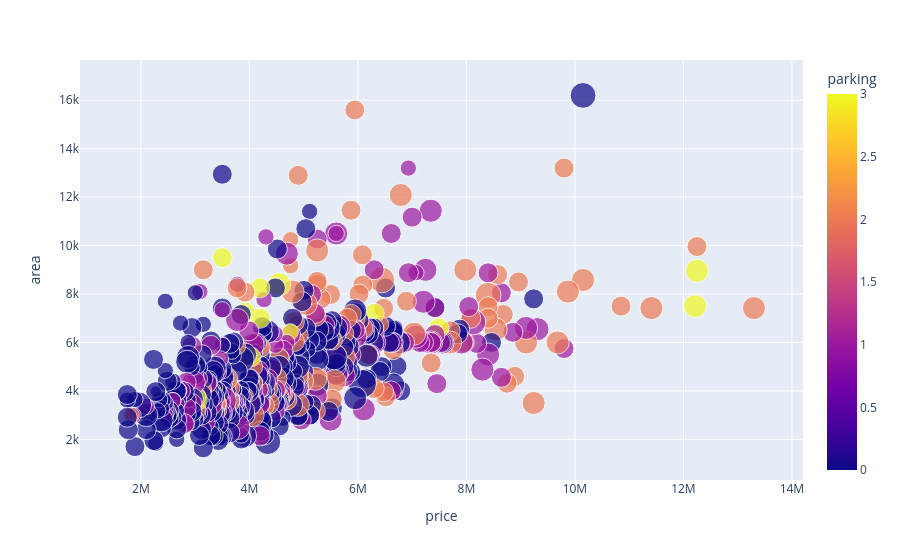

Notebook code cell kept with this figure:
### Code cell
fig.show()

### Figure 1 — Plotly figure (JSON) as saved in the notebook; plotly's stock layout.template omitted (floating-point values rounded to 4 significant figures; data arrays with more than 128 entries replaced by an {"elided": "..."} marker saying what was removed)
{"data": [{"hovertemplate": "<b>%{hovertext}</b><br><br>price=%{x}<br>area=%{y}<br>bedrooms=%{marker.size}<br>parking=%{marker.color}<extra></extra>", "hovertext": {"elided": "545 float values"}, "legendgroup": "", "marker": {"color": {"elided": "545 int values"}, "coloraxis": "coloraxis", "size": {"elided": "545 int values"}, "sizemode": "area", "sizeref": 0.015, "symbol": "circle"}, "mode": "markers", "name": "", "orientation": "v", "showlegend": false, "type": "scatter", "x": {"elided": "545 int values"}, "xaxis": "x", "y": {"elided": "545 int values"}, "yaxis": "y"}], "layout": {"coloraxis": {"colorbar": {"title": {"text": "parking"}}, "colorscale": [[0, "#0d0887"], [0.1111, "#46039f"], [0.2222, "#7201a8"], [0.3333, "#9c179e"], [0.4444, "#bd3786"], [0.5556, "#d8576b"], [0.6667, "#ed7953"], [0.7778, "#fb9f3a"], [0.8889, "#fdca26"], [1, "#f0f921"]]}, "legend": {"itemsizing": "constant", "tracegroupgap": 0}, "margin": {"t": 60}, "xaxis": {"anchor": "y", "domain": [0, 1], "title": {"text": "price"}}, "yaxis": {"anchor": "x", "domain": [0, 1], "title": {"text": "area"}}}}
